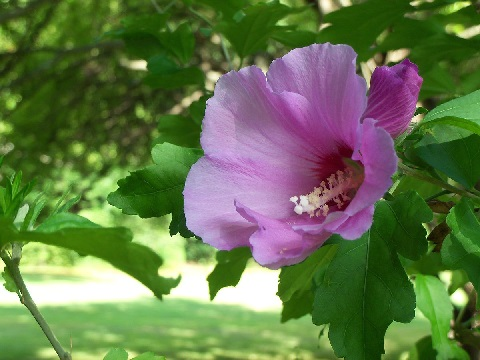
#> input picture Rose.jpg, 480 x 360 px, found by its file name
$ jupyter execute 'bgr to gray(scratch) and time comparison.ipynb'
#> lines starting #> are read from the running program, lines starting #| are printed output that depends on the picture
[cell 1]
import cv2
import numpy as np
import matplotlib.pyplot as plt
import matplotlib.image as image
import time
def orignal(image):
#> called with image = 'Rose.jpg'
    img= cv2.imread(image)
#> img is the input picture: shape (360, 480, 3); mean B, G, R 74, 117.9, 99.5
    plt.imshow(img)
    plt.title('Input BGR color image')
    plt.show()
    return


def convert_grayscale(image):
#> called with image = 'Rose.jpg'
    img= cv2.imread(image)
    b = img[:,:,0]
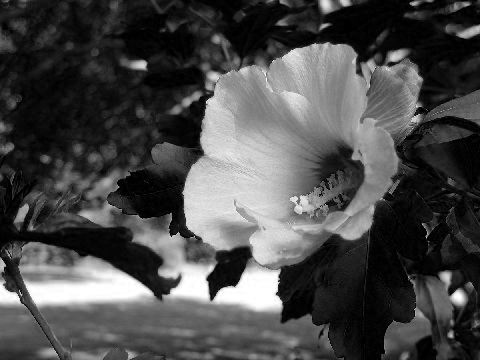
#> b: shape (360, 480); min 0, max 255, mean 74
    g = img[:,:,1]
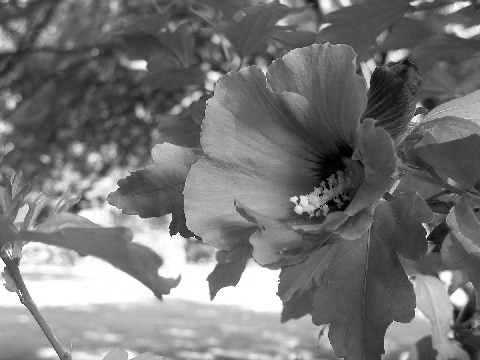
#> g: shape (360, 480); min 0, max 255, mean 117.9
    r = img[:,:,2]
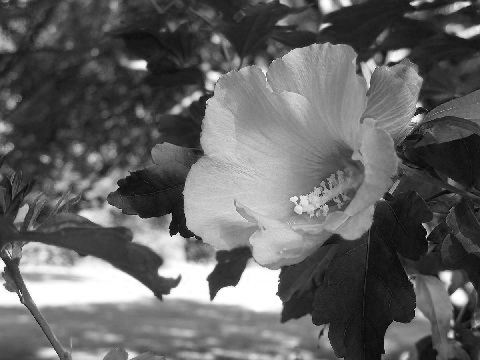
#> r: shape (360, 480); min 0, max 255, mean 99.5
    prop = img.shape
#> prop = (360, 480, 3)
    img = np.array([[((r[i][j]*0.2799)+(g[i][j]*0.5870)+(b[i][j]*0.1140)) for j in range(prop[1])] for i in range(prop[0])])
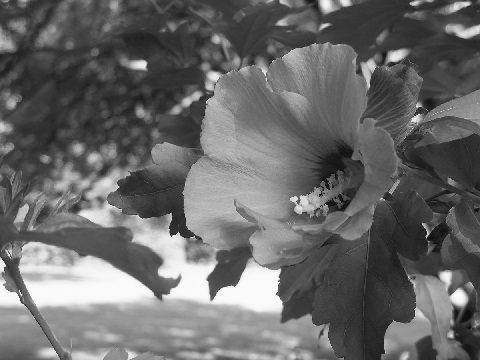
#> img: shape (360, 480) float64; min 9.64, max 250.1, mean 105.5
    cv2.imwrite('grayscale_Rose.jpg',img)
    plt.imshow(img)
    plt.title('gray image')
    plt.show()

    # time comparison

    #method1
    t1 = time.time()
    img = np.array([[((r[i][j]*0.2799)+(g[i][j]*0.5870)+(b[i][j]*0.1140)) for j in range(prop[1])] for i in range(prop[0])])
    t2 = time.time()
    time_forloop = t2 -t1
    print('time for method1: ', time_forloop)

    #method2: using cv2 method
    img= cv2.imread(image)
    t3 = time.time()
    gray_cv2 = cv2.cvtColor(img, cv2.COLOR_BGR2GRAY)
    t4 = time.time()
    time_gray = t4 - t3
    print('time using cv2 method: ', time_gray)
    plt.imshow(gray_cv2)
    plt.title('gray image by cv2')
    plt.show()

    #method3: simple mean method
    img= cv2.imread(image)
    t5 = time.time()
    gray_mean = np.mean(img, axis=2)
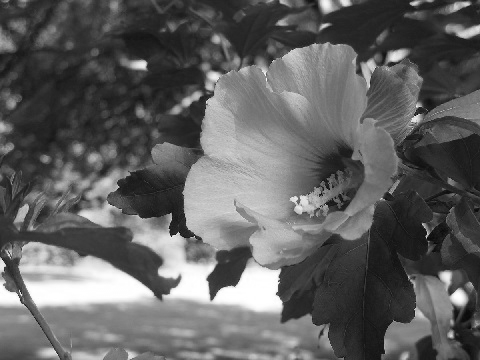
#> gray_mean: shape (360, 480) float64; min 6, max 255, mean 97.1
    t6 = time.time()
    time_mean = t6 - t5
    print('time for simple mean method: ', time_mean)
    plt.imshow(gray_mean)
    plt.title('gray image by mean')
    plt.show()


     #plot for compare
    z = ['method1', 'method2', 'method3']
    Processing_Times = [time_forloop, time_gray, time_mean]
    z_pos = [i for i in range(len(z))]
    plt.bar(z_pos, Processing_Times, color='red')
    plt.xlabel("<--------------------------Method--------------------------> ")
    plt.ylabel("<-----------------Processing Time-----------------> ")
    plt.title("Processing Time vs Method")
    plt.xticks(z_pos, z)
    plt.show()
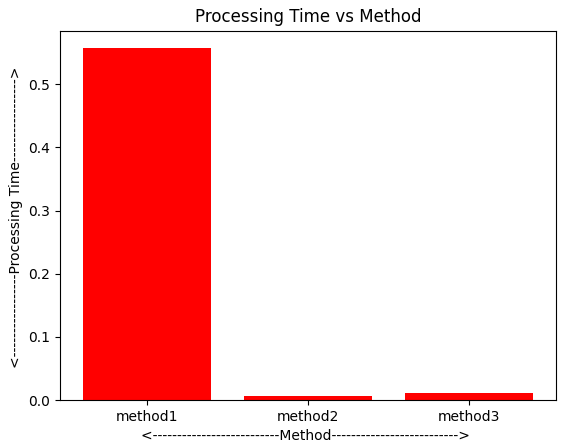
#> figure drawn by matplotlib, 1 panel; tallest bar 0.557 high, from x = -0.4 to 0.4

    return


orignal('Rose.jpg')
convert_grayscale('Rose.jpg')
